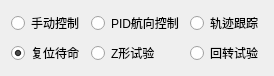
    <widget class="QWidget" name="gridLayoutWidget_2">
     <property name="geometry">
      <rect>
       <x>20</x>
       <y>20</y>
       <width>261</width>
       <height>51</height>
      </rect>
     </property>
     <layout class="QGridLayout" name="gridLayout_2">
      <item row="0" column="1">
       <widget class="QRadioButton" name="radioButton_2">
        <property name="text">
         <string>PID航向控制</string>
        </property>
       </widget>
      </item>
      <item row="0" column="0">
       <widget class="QRadioButton" name="radioButton">
        <property name="text">
         <string>手动控制</string>
        </property>
        <property name="checked">
         <bool>false</bool>
        </property>
       </widget>
      </item>
      <item row="0" column="2">
       <widget class="QRadioButton" name="radioButton_3">
        <property name="text">
         <string>轨迹跟踪</string>
        </property>
       </widget>
      </item>
      <item row="1" column="0">
       <widget class="QRadioButton" name="radioButton_4">
        <property name="text">
         <string>复位待命</string>
        </property>
        <property name="checked">
         <bool>true</bool>
        </property>
       </widget>
      </item>
      <item row="1" column="1">
       <widget class="QRadioButton" name="radioButton_5">
        <property name="text">
         <string>Z形试验</string>
        </property>
       </widget>
      </item>
      <item row="1" column="2">
       <widget class="QRadioButton" name="radioButton_6">
        <property name="text">
         <string>回转试验</string>
        </property>
       </widget>
      </item>
     </layout>
    </widget>
